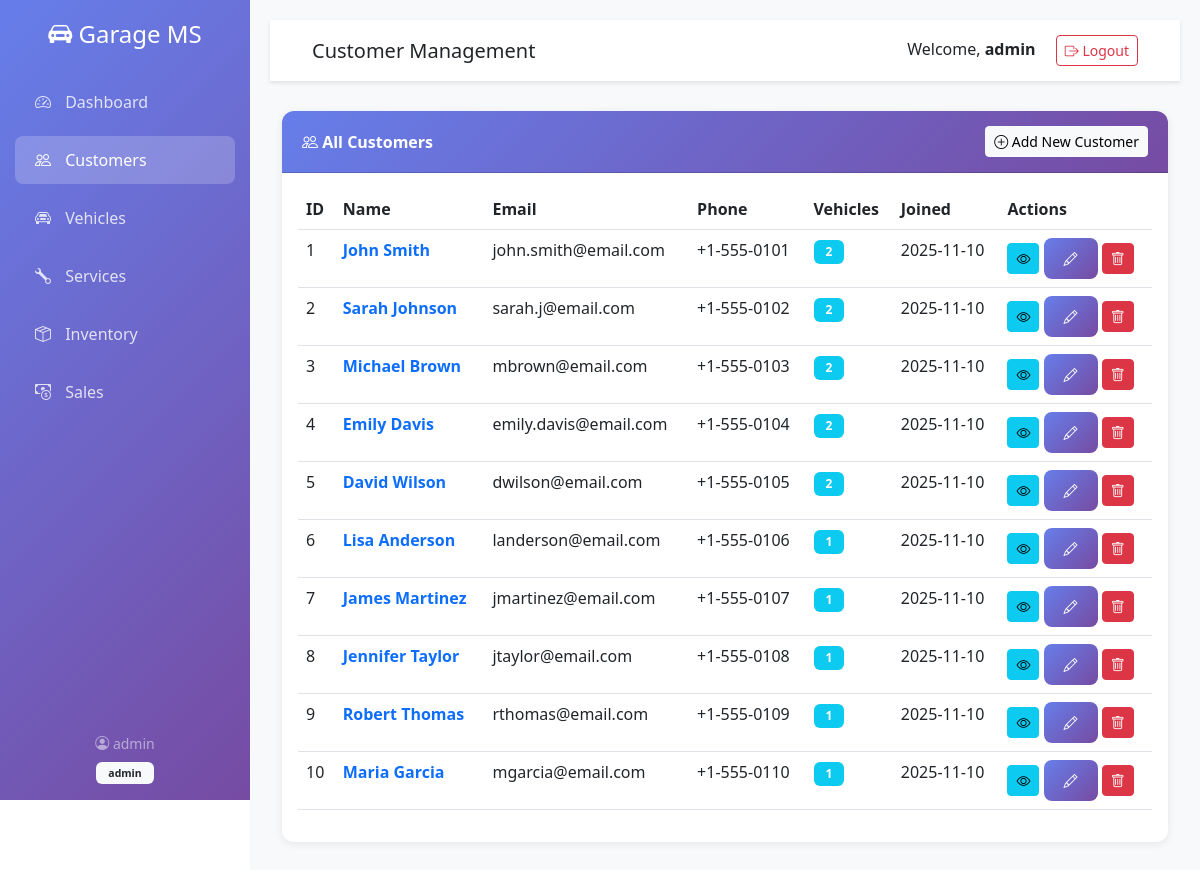
The app's page /customers (signed in) with its own data.
### app.py (models this page shows, shortened)
class User(UserMixin, db.Model):
    id = db.Column(db.Integer, primary_key=True)
    username = db.Column(db.String(80), unique=True, nullable=False)
    email = db.Column(db.String(120), unique=True, nullable=False)
    password_hash = db.Column(db.String(255), nullable=False)
    role = db.Column(db.String(20), default='staff')  # admin, staff
    created_at = db.Column(db.DateTime, default=datetime.utcnow)

class Customer(db.Model):
    id = db.Column(db.Integer, primary_key=True)
    name = db.Column(db.String(100), nullable=False)
    email = db.Column(db.String(120))
    phone = db.Column(db.String(20), nullable=False)
    address = db.Column(db.Text)
    created_at = db.Column(db.DateTime, default=datetime.utcnow)
    vehicles = db.relationship('Vehicle', backref='owner', lazy=True, cascade='all, delete-orphan')

### app.py (the view)
@app.route('/customers')
@login_required
def customers():
    customers_list = Customer.query.order_by(Customer.created_at.desc()).all()
    return render_template('customers.html', customers=customers_list)

### app.py (called while the page is built)
@login_manager.user_loader
def load_user(user_id):
    return User.query.get(int(user_id))

### templates/customers.html (shortened to what this page needs)
{% extends "base.html" %}
{% block page_title %}Customer Management{% endblock %}
{% block content %}
<div class="card">
    <div class="card-header d-flex justify-content-between align-items-center">
        <span><i class="bi bi-people"></i> All Customers</span>
        <a href="{{ url_for('add_customer') }}" class="btn btn-light btn-sm">
            <i class="bi bi-plus-circle"></i> Add New Customer
        </a>
    </div>
    <div class="card-body">
        {% if customers %}
        <div class="table-responsive">
            <table class="table table-hover">
                <thead>
                    <tr>
                        <th>ID</th>
                        <th>Name</th>
                        <th>Email</th>
                        <th>Phone</th>
                        <th>Vehicles</th>
                        <th>Joined</th>
                        <th>Actions</th>
                    </tr>
                </thead>
                <tbody>
                    {% for customer in customers %}
                    <tr>
                        <td>{{ customer.id }}</td>
                        <td>
                            <a href="{{ url_for('view_customer', id=customer.id) }}" class="text-decoration-none">
                                <strong>{{ customer.name }}</strong>
                            </a>
                        </td>
                        <td>{{ customer.email or '-' }}</td>
                        <td>{{ customer.phone }}</td>
                        <td>
                            <span class="badge bg-info">{{ customer.vehicles|length }}</span>
                        </td>
                        <td>{{ customer.created_at.strftime('%Y-%m-%d') }}</td>
                        <td>
                            <a href="{{ url_for('view_customer', id=customer.id) }}" class="btn btn-sm btn-info" title="View">
                                <i class="bi bi-eye"></i>
                            </a>
                            <a href="{{ url_for('edit_customer', id=customer.id) }}" class="btn btn-sm btn-primary" title="Edit">
                                <i class="bi bi-pencil"></i>
                            </a>
                            <form method="POST" action="{{ url_for('delete_customer', id=customer.id) }}" class="d-inline" onsubmit="return confirm('Are you sure you want to delete this customer?');">
                                <button type="submit" class="btn btn-sm btn-danger" title="Delete">
                                    <i class="bi bi-trash"></i>
                                </button>
                            </form>
                        </td>
                    </tr>
                    {% endfor %}
                </tbody>
            </table>
        </div>
        {% endif %}
    </div>
</div>
{% endblock %}

### templates/base.html (shortened to what this page needs)
<!DOCTYPE html>
<html lang="en">
<head>
    <link href="https://cdn.jsdelivr.net/npm/bootstrap@5.3.0/dist/css/bootstrap.min.css" rel="stylesheet">
    <link rel="stylesheet" href="https://cdn.jsdelivr.net/npm/bootstrap-icons@1.10.0/font/bootstrap-icons.css">
</head>
<body>
    {% if current_user.is_authenticated %}
    <div class="sidebar">
        <div class="text-center mb-4">
            <h4 class="text-white mb-0">
                <i class="bi bi-car-front-fill"></i> Garage MS
            </h4>
        </div>
        <nav class="nav flex-column">
            <a class="nav-link {% if request.endpoint == 'dashboard' %}active{% endif %}" href="{{ url_for('dashboard') }}">
                <i class="bi bi-speedometer2"></i> Dashboard
            </a>
            <a class="nav-link {% if 'customer' in request.endpoint %}active{% endif %}" href="{{ url_for('customers') }}">
                <i class="bi bi-people"></i> Customers
            </a>
            <a class="nav-link {% if 'vehicle' in request.endpoint %}active{% endif %}" href="{{ url_for('vehicles') }}">
                <i class="bi bi-car-front"></i> Vehicles
            </a>
            <a class="nav-link {% if 'service' in request.endpoint %}active{% endif %}" href="{{ url_for('services') }}">
                <i class="bi bi-wrench"></i> Services
            </a>
            <a class="nav-link {% if 'inventory' in request.endpoint or 'part' in request.endpoint %}active{% endif %}" href="{{ url_for('inventory') }}">
                <i class="bi bi-box-seam"></i> Inventory
            </a>
            <a class="nav-link {% if 'sale' in request.endpoint %}active{% endif %}" href="{{ url_for('sales') }}">
                <i class="bi bi-cash-coin"></i> Sales
            </a>
        </nav>
        <div class="position-absolute bottom-0 w-100 p-3">
            <div class="text-white-50 small text-center">
                <i class="bi bi-person-circle"></i> {{ current_user.username }}
                <br>
                <span class="badge bg-light text-dark mt-2">{{ current_user.role }}</span>
            </div>
        </div>
    </div>
    {% endif %}
    <div class="{% if current_user.is_authenticated %}main-content{% endif %}">
        {% if current_user.is_authenticated %}
        <nav class="navbar">
            <div class="container-fluid">
                <h5 class="mb-0">{% block page_title %}Dashboard{% endblock %}</h5>
                <div>
                    <span class="me-3">Welcome, <strong>{{ current_user.username }}</strong></span>
                    <a href="{{ url_for('logout') }}" class="btn btn-outline-danger btn-sm">
                        <i class="bi bi-box-arrow-right"></i> Logout
                    </a>
                </div>
            </div>
        </nav>
        {% endif %}
        <div class="container-fluid">
            {% block content %}{% endblock %}
        </div>
    </div>
</body>
</html>

### templates/base.html (style rules this page uses)
:root { --sidebar-width: 250px; }
body { font-family: 'Segoe UI', Tahoma, Geneva, Verdana, sans-serif; }
.sidebar { position: fixed; top: 0; left: 0; height: 100vh; width: var(--sidebar-width); background: linear-gradient(135deg, #667eea 0%, #764ba2 100%); padding-top: 20px; transition: all 0.3s; z-index: 1000; overflow-y: auto; }
.sidebar .nav-link { color: rgba(255, 255, 255, 0.8); padding: 12px 20px; margin: 5px 15px; border-radius: 8px; transition: all 0.3s; }
.sidebar .nav-link:hover, .sidebar .nav-link.active { background: rgba(255, 255, 255, 0.2); color: white; }
.sidebar .nav-link i { margin-right: 10px; width: 20px; }
.main-content { margin-left: var(--sidebar-width); padding: 20px; min-height: 100vh; background: #f8f9fa; }
.navbar { background: white; box-shadow: 0 2px 4px rgba(0,0,0,0.1); padding: 15px 30px; margin-bottom: 30px; }
.card { border: none; border-radius: 12px; box-shadow: 0 2px 8px rgba(0,0,0,0.08); margin-bottom: 20px; transition: transform 0.3s, box-shadow 0.3s; }
.card-header { background: linear-gradient(135deg, #667eea 0%, #764ba2 100%); color: white; border-radius: 12px 12px 0 0 !important; padding: 15px 20px; font-weight: 600; }
.btn-primary { background: linear-gradient(135deg, #667eea 0%, #764ba2 100%); border: none; border-radius: 8px; padding: 10px 20px; transition: all 0.3s; }
.table { background: white; border-radius: 8px; }
.table thead { background: #f8f9fa; }
.badge { padding: 6px 12px; border-radius: 6px; }

### records on screen
User: username "admin", role "admin"
Customer: id "1", name "John Smith", email "john.smith@email.com", phone "+1-555-0101", vehicles|length "2", created_at "2025-11-10"
Customer: id "2", name "Sarah Johnson", email "sarah.j@email.com", phone "+1-555-0102", vehicles|length "2", created_at "2025-11-10"
Customer: id "3", name "Michael Brown", email "mbrown@email.com", phone "+1-555-0103", vehicles|length "2", created_at "2025-11-10"
Customer: id "4", name "Emily Davis", email "emily.davis@email.com", phone "+1-555-0104", vehicles|length "2", created_at "2025-11-10"
Customer: id "5", name "David Wilson", email "dwilson@email.com", phone "+1-555-0105", vehicles|length "2", created_at "2025-11-10"
Customer: id "6", name "Lisa Anderson", email "landerson@email.com", phone "+1-555-0106", vehicles|length "1", created_at "2025-11-10"
Customer: id "7", name "James Martinez", email "jmartinez@email.com", phone "+1-555-0107", vehicles|length "1", created_at "2025-11-10"
Customer: id "8", name "Jennifer Taylor", email "jtaylor@email.com", phone "+1-555-0108", vehicles|length "1", created_at "2025-11-10"
Customer: id "9", name "Robert Thomas", email "rthomas@email.com", phone "+1-555-0109", vehicles|length "1", created_at "2025-11-10"
Customer: id "10", name "Maria Garcia", email "mgarcia@email.com", phone "+1-555-0110", vehicles|length "1", created_at "2025-11-10"
